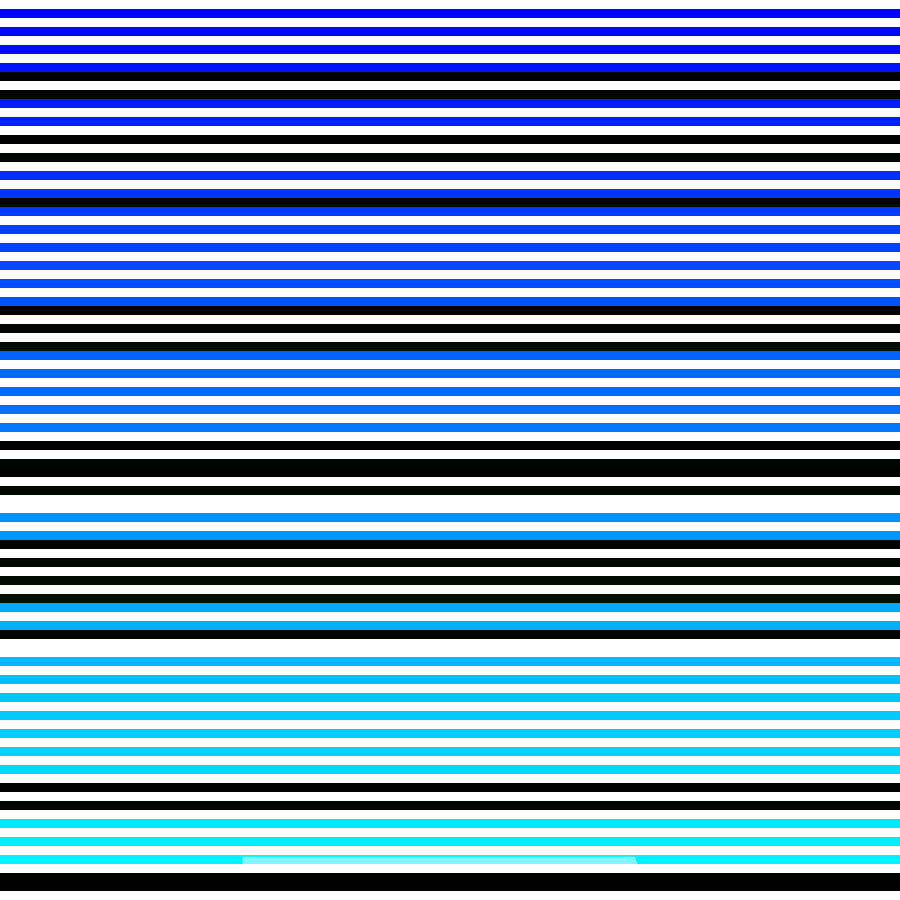
Frame 1 (no input)
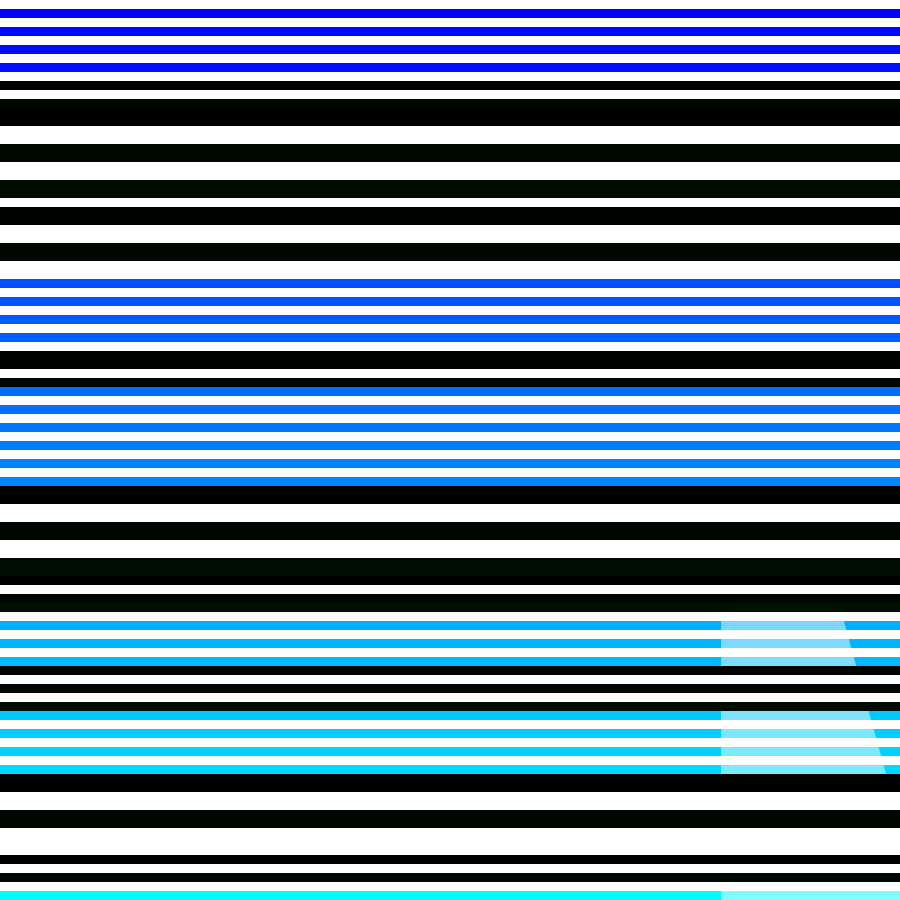
Frame 60 (the mouse pressed at the canvas centre just before this capture)
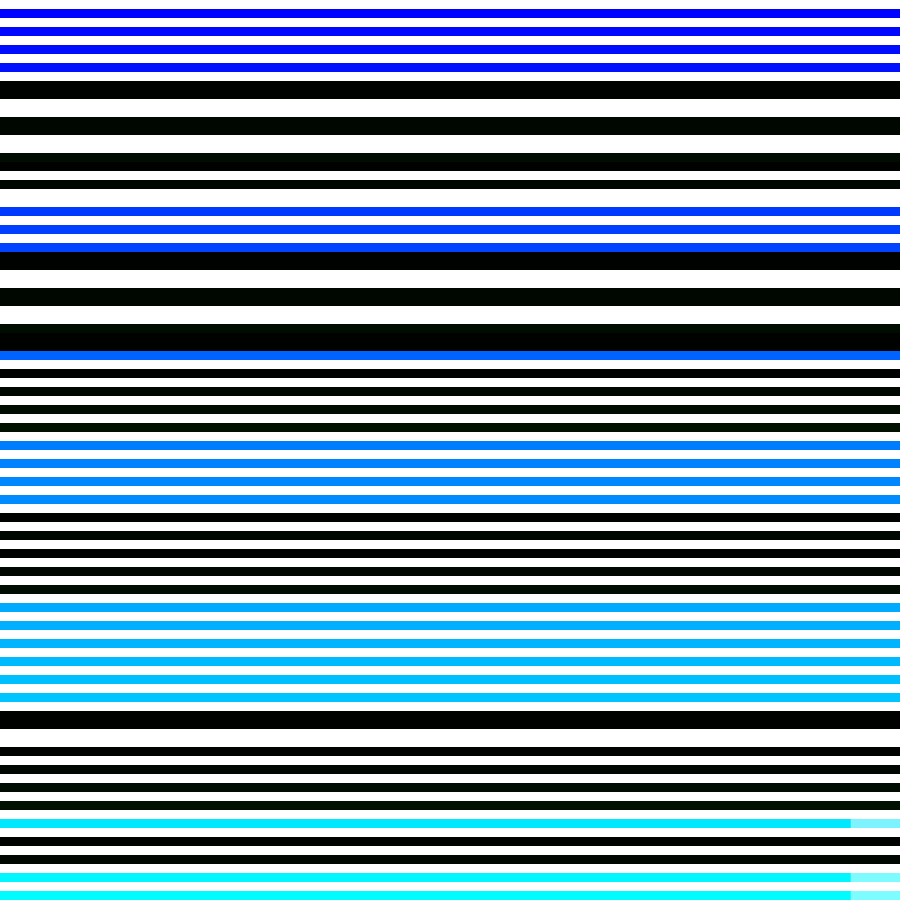
Frame 120 (the mouse held since frame 60 and released just before this capture)

The Processing sketch that drew these frames (run headless with seeded random() and noise(); from frame 60 on, the mouse is pressed at the canvas centre):

// Processing sketch: processing_17172
// ── processing_17172.pde

//import processing.pdf.*;
void setup() {
 size(900,900);
 background(255);
 frameRate(10);
}
void draw() {



  noStroke();
  float yPos=0;
  float iterations=100;
  float step=height/iterations;


  // gradient lines in the back
  for (int j=0;j<iterations;j++) {

    if (j%2==0) {
      fill(255);
    }
    else {
      fill(0,255/iterations*j,255);
    }

    rect(0,step*j,width,step);
  }


  // quad in between layers
  float wid=random(1,50);
  float hei=30;
  float sca=12;
  float x1=random(1,width/sca);
  float y1=random(1,height/sca);
  float angle=random(0,PI/2);
  float shift=hei*sin(angle);  

  fill(255,255,255,125);
  quad(sca*x1,sca*y1,   sca*(x1+wid),sca*y1,   sca*(x1+wid)+shift*sca,sca*(y1+hei),   sca*x1,sca*(y1+hei));


  // lines in frot
  for (float k=0;k<=10;k++) {
    
    float yStart=step*int(random(iterations*0.1*k,iterations*0.1*(k+1)));
    yPos=yStart;

    float hei_sub=int(random(2,10));
    float stepnew=step*int(random(1,3));

    for (int l=1;l<hei_sub;l++) {

      if (l%2==0) {
        fill(255);
      }
      else {
        fill(0,255/iterations*l,0);
      }

      rect(0,yPos,width,stepnew);
      yPos=yPos+stepnew;
    }
  }

}
